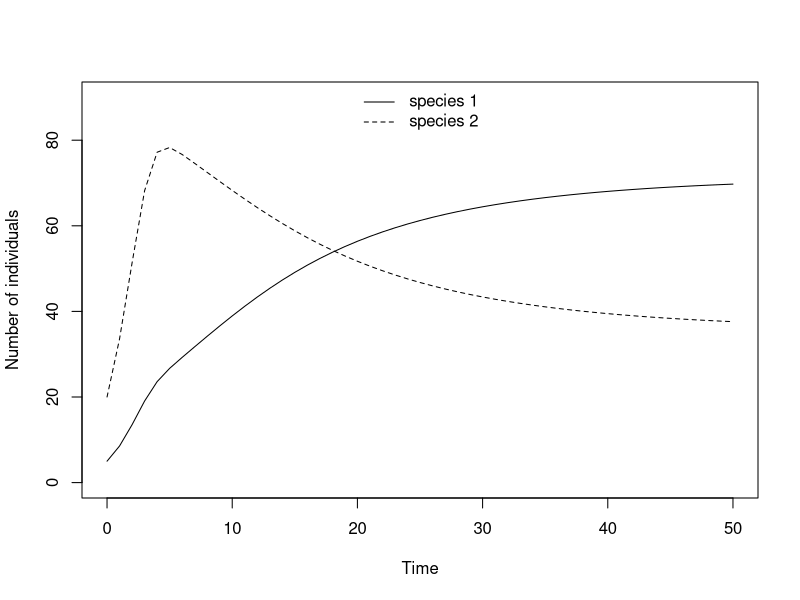
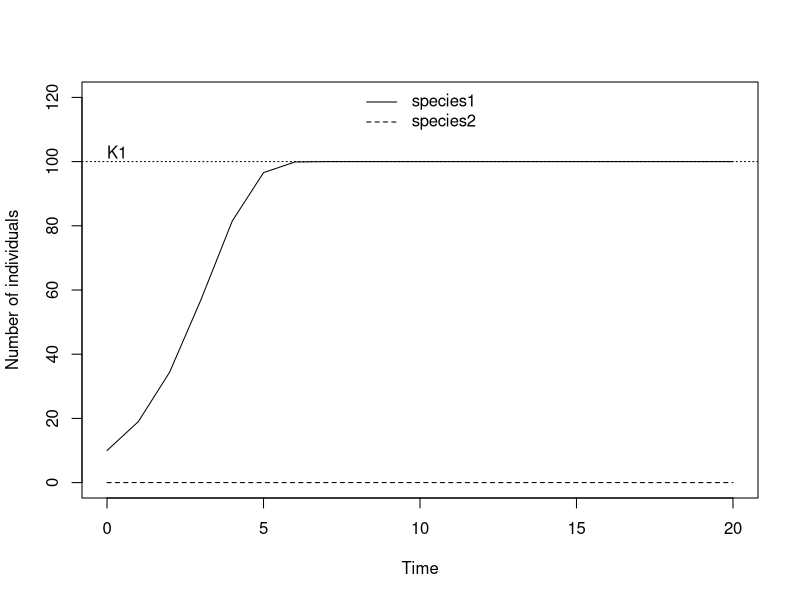
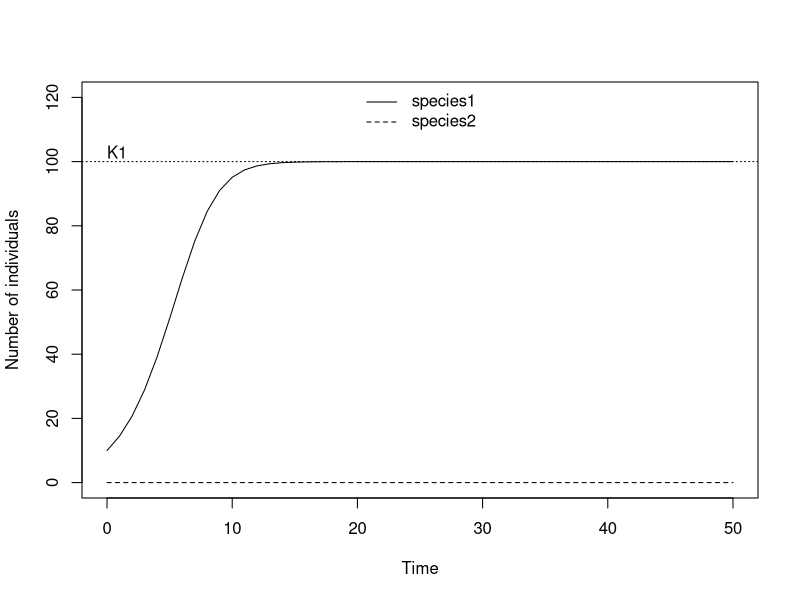
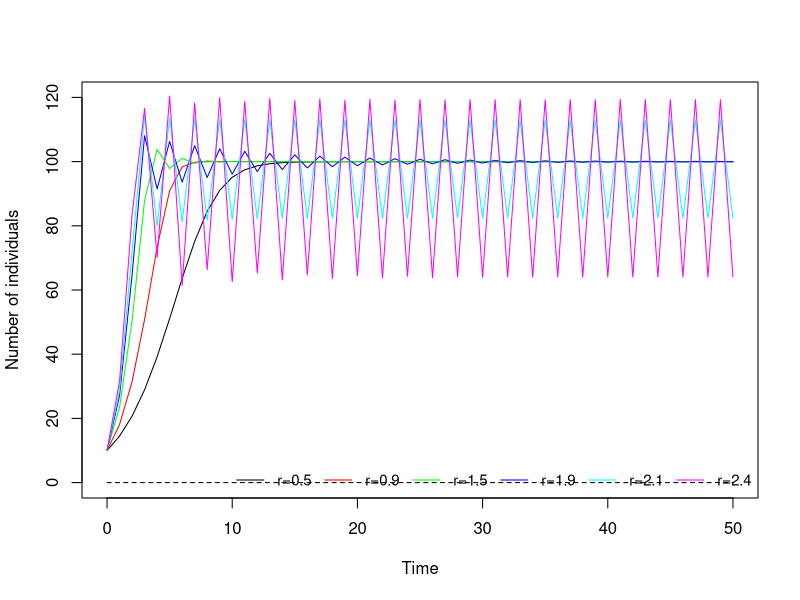
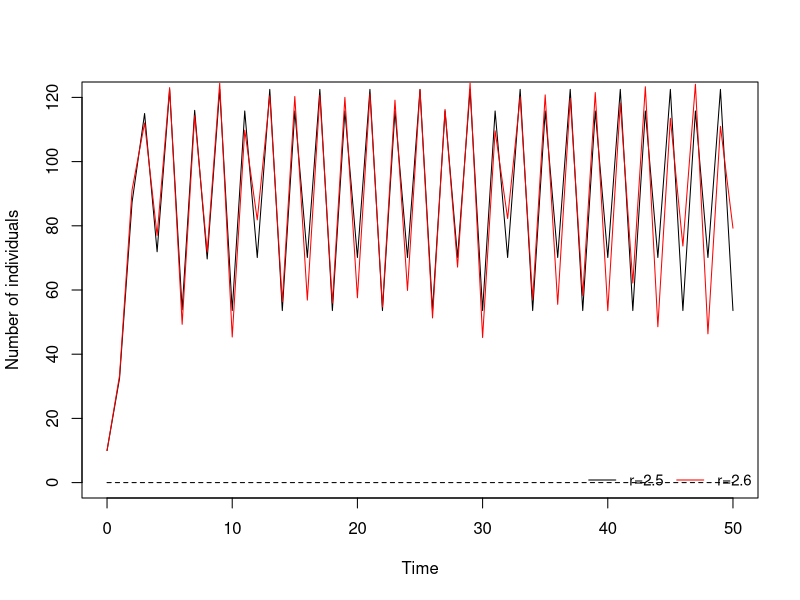
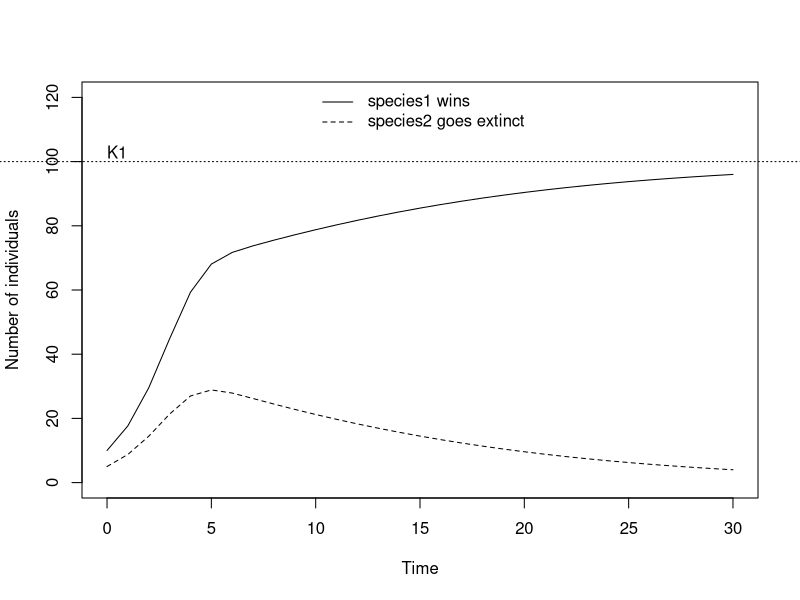
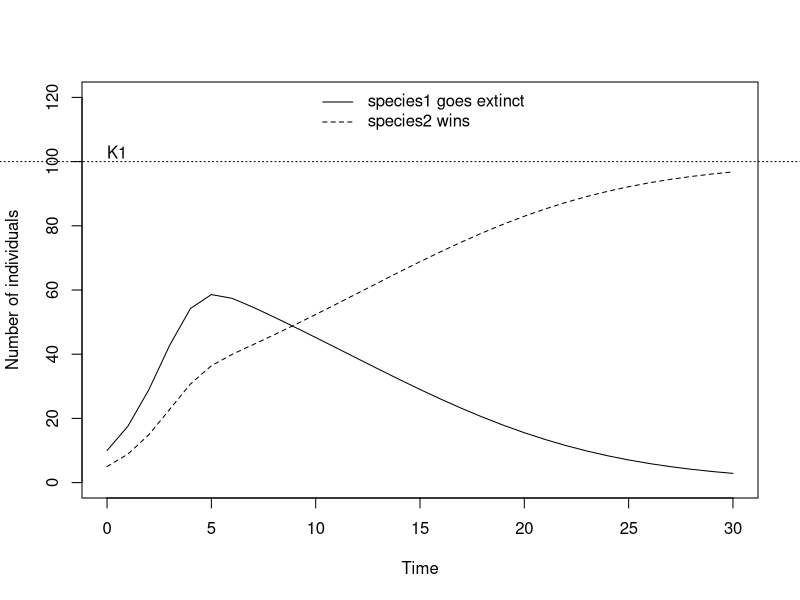
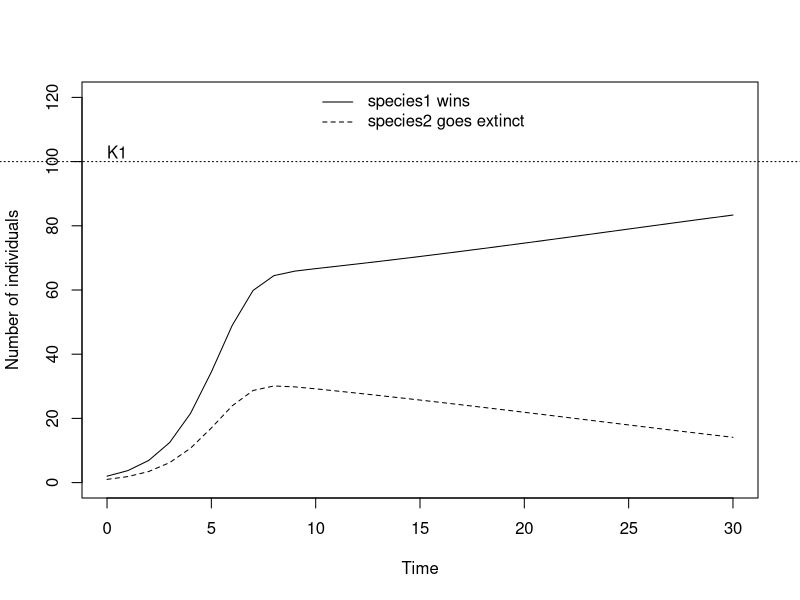

Here is the R script that generated these plots, in order:
## ---- chunk 1
knitr::opts_chunk$set(echo = TRUE)
## ---- chunk 2
LVcomp <- function(N, r1, r2, K1, K2, alpha, beta) {
  N1.t1 <- N[1] + r1 * N[1] * (1 - (N[1] + alpha * N[2])/K1)
  N2.t1 <- N[2] + r2 * N[2] * (1 - (N[2] + beta * N[1])/K2)
  c(N1.t1, N2.t1)
}
## ---- chunk 3
r1 <- .9 # intrinsic growth rate of species 1
r2 <- .9 # intrinsic growth rate of species 2
K1 <- 100 # carrying capacity of species 1
K2 <- 100 # carrying capacity of species 2
alpha <- 0.8 # competitive effect of species 2 on species 1
beta <- 0.9 # competitive effect of species 1 on species 2
N0 <- c(5, 20) # vector of initial population sizes, N1(0) and N2(0)
t <- 50 # number of time steps the simulation should run
## ---- chunk 4
N <- matrix(NA, nrow = t + 1, ncol = 2) # defines a matrix with two columns and t+1 rows in which the population vectors of the time series will be stored
N[1, ] <- N0 # enters the initial population vector into the first row of this matrix
for (i in 1:t) N[i + 1, ] <- LVcomp(N[i, ], r1, r2, K1, K2, alpha, beta) # this for-loop interates the population dynamics t-times
## ---- chunk 5
matplot(0:t, N, type = "l", lty = 1:2, col = 1, ylim = c(0, 90), ylab="Number of individuals", xlab="Time")
legend("top", c(expression("species 1 "), expression("species 2 ")), lty = 1:2, bty = "n")
## ---- chunk 6
r1 <- 1 # intrinsic growth rate of species 1
r2 <- 1.5 # intrinsic growth rate of species 2
K1 <- 100 # carrying capacity of species 1
K2 <- 100 # carrying capacity of species 2
alpha <- 0.8 # competitive effect of species 2 on species 1
beta <- 0.9 # competitive effect of species 1 on species 2
N0 <- c(10, 0) # vector of initial population sizes where N2(t=0)=0
t <- 20 # number of time steps the simulation should run
## ---- chunk 7
N <- matrix(NA, nrow = t + 1, ncol = 2) # defines a matrix in which the population vectors of the time series will be stored
N[1, ] <- N0 # enters the initial population vector as a column into this matrix
for (i in 1:t) N[i + 1, ] <- LVcomp(N[i, ], r1, r2, K1, K2, alpha, beta) # this for-loop interates the population dynamics t-times

matplot(0:t, N, type = "l", col = 1, ylim = c(0, 120), ylab="Number of individuals", xlab="Time")
abline(h = K1, lty = 3) # plots a line indicating the carrying capacity of species 1
text(0, K1+1, "K1", adj = c(0, 0))
legend("top", c(expression("species1 "), expression("species2")), lty = 1:2, bty = "n")
## ---- chunk 8
r1 <- 0.5 # intrinsic growth rate of species 1 is now increased
t <- 50

N <- matrix(NA, nrow = t + 1, ncol = 2) # defines a matrix in which the population vectors of the time series will be stored
N[1, ] <- N0 # enters the initial population vector as a column into this matrix
for (i in 1:t) N[i + 1, ] <- LVcomp(N[i, ], r1, r2, K1, K2, alpha, beta) # this for-loop interates the population dynamics t-times

N.r0p5 <- N # here I assign the matrix that contains the data for the new r-value to a new object, called N.r.0p5. When I plot the data with the following command I have to change the name of the matrix there accordingly.

matplot(0:t, N.r0p5, type = "l", col = 1, ylim = c(0, 120), ylab="Number of individuals", xlab="Time")
abline(h = K1, lty = 3) # plots a line indicating the carrying capacity of species 1
text(0, K1+1, "K1", adj = c(0, 0))
legend("top", c(expression("species1 "), expression("species2")), lty = 1:2, bty = "n")
## ---- chunk 9
# next r-value
r1 <- 0.5 # intrinsic growth rate of species 1 is now increased

N <- matrix(NA, nrow = t + 1, ncol = 2) # defines a matrix in which the population vectors of the time series will be stored
N[1, ] <- N0 # enters the initial population vector as a column into this matrix
for (i in 1:t) N[i + 1, ] <- LVcomp(N[i, ], r1, r2, K1, K2, alpha, beta) # this for-loop interates the population dynamics t-times

N.r0p5 <- N

# next r-value
r1 <- 0.9 # intrinsic growth rate of species 1 is now increased

N <- matrix(NA, nrow = t + 1, ncol = 2) # defines a matrix in which the population vectors of the time series will be stored
N[1, ] <- N0 # enters the initial population vector as a column into this matrix
for (i in 1:t) N[i + 1, ] <- LVcomp(N[i, ], r1, r2, K1, K2, alpha, beta) # this for-loop interates the population dynamics t-times

N.r0p9 <- N

# next r-value
r1 <- 1.5 # intrinsic growth rate of species 1 is now increased

N <- matrix(NA, nrow = t + 1, ncol = 2) # defines a matrix in which the population vectors of the time series will be stored
N[1, ] <- N0 # enters the initial population vector as a column into this matrix
for (i in 1:t) N[i + 1, ] <- LVcomp(N[i, ], r1, r2, K1, K2, alpha, beta) # this for-loop interates the population dynamics t-times

N.r1p5 <- N

# next r-value
r1 <- 1.9 # intrinsic growth rate of species 1 is now increased

N <- matrix(NA, nrow = t + 1, ncol = 2) # defines a matrix in which the population vectors of the time series will be stored
N[1, ] <- N0 # enters the initial population vector as a column into this matrix
for (i in 1:t) N[i + 1, ] <- LVcomp(N[i, ], r1, r2, K1, K2, alpha, beta) # this for-loop interates the population dynamics t-times

N.r1p9 <- N

# next r-value
r1 <- 2.1 # intrinsic growth rate of species 1 is now increased

N <- matrix(NA, nrow = t + 1, ncol = 2) # defines a matrix in which the population vectors of the time series will be stored
N[1, ] <- N0 # enters the initial population vector as a column into this matrix
for (i in 1:t) N[i + 1, ] <- LVcomp(N[i, ], r1, r2, K1, K2, alpha, beta) # this for-loop interates the population dynamics t-times

N.r2p1 <- N

# next r-value
r1 <- 2.4 # intrinsic growth rate of species 1 is now increased

N <- matrix(NA, nrow = t + 1, ncol = 2) # defines a matrix in which the population vectors of the time series will be stored
N[1, ] <- N0 # enters the initial population vector as a column into this matrix
for (i in 1:t) N[i + 1, ] <- LVcomp(N[i, ], r1, r2, K1, K2, alpha, beta) # this for-loop interates the population dynamics t-times

N.r2p4 <- N

# next r-value
r1 <- 2.5 # intrinsic growth rate of species 1 is now increased

N <- matrix(NA, nrow = t + 1, ncol = 2) # defines a matrix in which the population vectors of the time series will be stored
N[1, ] <- N0 # enters the initial population vector as a column into this matrix
for (i in 1:t) N[i + 1, ] <- LVcomp(N[i, ], r1, r2, K1, K2, alpha, beta) # this for-loop interates the population dynamics t-times

N.r2p5 <- N

# next r-value
r1 <- 2.6 # intrinsic growth rate of species 1 is now increased

N <- matrix(NA, nrow = t + 1, ncol = 2) # defines a matrix in which the population vectors of the time series will be stored
N[1, ] <- N0 # enters the initial population vector as a column into this matrix
for (i in 1:t) N[i + 1, ] <- LVcomp(N[i, ], r1, r2, K1, K2, alpha, beta) # this for-loop interates the population dynamics t-times

N.r2p6 <- N
## ---- chunk 10
matplot(0:t, N.r0p5, type = "l", col = 1, ylim = c(0, 120), ylab="Number of individuals", xlab="Time")
lines(0:t, N.r0p9[,1], type = "l", col = "red")
lines(0:t, N.r1p5[,1], type = "l", col = "green")
lines(0:t, N.r1p9[,1], type = "l", col = "blue")
lines(0:t, N.r2p1[,1], type = "l", col = "cyan")
lines(0:t, N.r2p4[,1], type = "l", col = "magenta")
par(xpd=TRUE) # adding this allows the legend to be placed outside the plotting area
legend("bottomright", legend=c("r=0.5", "r=0.9", "r=1.5", "r=1.9", "r=2.1", "r=2.4"), 
       col=c("black", "red", "green", "blue", "cyan", "magenta"), lty=c(1,1,1,1), bty="n", horiz=TRUE, cex=0.9)

matplot(0:t, N.r2p5, type = "l", col = 1, ylim = c(0, 120), ylab="Number of individuals", xlab="Time")
lines(0:t, N.r2p6[,1], type = "l", col = "red")
par(xpd=TRUE) # adding this allows the legend to be placed outside the plotting area
legend("bottomright", legend=c("r=2.5", "r=2.6"), 
       col=c("black", "red"), lty=c(1,1,1,1), bty="n", horiz=TRUE, cex=0.9)
## ---- chunk 11
r1 <- 1 # intrinsic growth rate of species 1
r2 <- 1.5 # intrinsic growth rate of species 2
K1 <- 100 # carrying capacity of species 1
K2 <- 100 # carrying capacity of species 2
alpha <- 0.8 # competitive effect of species 2 on species 1
beta <- 0.9 # competitive effect of species 1 on species 2
N0 <- c(10, 5) # vector of initial population sizes, N1(0) and N2(0)
t <- 30 # number of time steps the simulation should run
## ---- chunk 12
r1 <- 0.9 # intrinsic growth rate of species 1
r2 <- 0.9 # intrinsic growth rate of species 2
K1 <- 100 # carrying capacity of species 1
K2 <- 100 # carrying capacity of species 2
alpha <- 0.9 # competitive effect of species 2 on species 1
beta <- 1.1 # competitive effect of species 1 on species 2
N0 <- c(10, 5) # vector of initial population sizes, N1(0) and N2(0)
t <- 30 # number of time steps the simulation should run

N <- matrix(NA, nrow = t + 1, ncol = 2) # defines a matrix in which the population vectors of the time series will be stored
N[1, ] <- N0 # enters the initial population vector as a column into this matrix
for (i in 1:t) N[i + 1, ] <- LVcomp(N[i, ], r1, r2, K1, K2, alpha, beta) # this for-loop interates the population dynamics t-times

matplot(0:t, N, type = "l", col = 1, ylim = c(0, 120), ylab="Number of individuals", xlab="Time")
abline(h = K1, lty = 3) # plots a line indicating the carrying capacity of species 1
text(0, K1+1, "K1", adj = c(0, 0))
legend("top", c(expression("species1 wins"), expression("species2 goes extinct")), lty = 1:2, bty = "n")
## ---- chunk 13
alpha <- 1.2 # competitive effect of species 2 on species 1
beta <- 0.9 # competitive effect of species 1 on species 2
N0 <- c(10, 5) # vector of initial population sizes, N1(0) and N2(0)
t <- 30 # number of time steps the simulation should run

N <- matrix(NA, nrow = t + 1, ncol = 2) # defines a matrix in which the population vectors of the time series will be stored
N[1, ] <- N0 # enters the initial population vector as a column into this matrix
for (i in 1:t) N[i + 1, ] <- LVcomp(N[i, ], r1, r2, K1, K2, alpha, beta) # this for-loop interates the population dynamics t-times

matplot(0:t, N, type = "l", col = 1, ylim = c(0, 120), ylab="Number of individuals", xlab="Time")
abline(h = K1, lty = 3) # plots a line indicating the carrying capacity of species 1
text(0, K1+1, "K1", adj = c(0, 0))
legend("top", c(expression("species1 goes extinct"), expression("species2 wins")), lty = 1:2, bty = "n")
## ---- chunk 14
N0 <- c(2, 1) # vector of initial population sizes, N1(0) and N2(0)
alpha <- 1.1 # competitive effect of species 2 on species 1
beta <- 1.1 # competitive effect of species 1 on species 2
N <- matrix(NA, nrow = t + 1, ncol = 2) # defines a matrix in which the population vectors of the time series will be stored
N[1, ] <- N0 # enters the initial population vector as a column into this matrix
for (i in 1:t) N[i + 1, ] <- LVcomp(N[i, ], r1, r2, K1, K2, alpha, beta) # this for-loop interates the population dynamics t-times

matplot(0:t, N, type = "l", col = 1, ylim = c(0, 120), ylab="Number of individuals", xlab="Time")
abline(h = K1, lty = 3) # plots a line indicating the carrying capacity of species 1
text(0, K1+1, "K1", adj = c(0, 0))
legend("top", c(expression("species1 wins"), expression("species2 goes extinct")), lty = 1:2, bty = "n")

N0 <- c(1, 2) # vector of initial population sizes, N1(0) and N2(0)
alpha <- 1.1 # competitive effect of species 2 on species 1
beta <- 1.1 # competitive effect of species 1 on species 2
N <- matrix(NA, nrow = t + 1, ncol = 2) # defines a matrix in which the population vectors of the time series will be stored
N[1, ] <- N0 # enters the initial population vector as a column into this matrix
for (i in 1:t) N[i + 1, ] <- LVcomp(N[i, ], r1, r2, K1, K2, alpha, beta) # this for-loop interates the population dynamics t-times

matplot(0:t, N, type = "l", col = 1, ylim = c(0, 120), ylab="Number of individuals", xlab="Time")
abline(h = K1, lty = 3) # plots a line indicating the carrying capacity of species 1
text(0, K1+1, "K1", adj = c(0, 0))
legend("top", c(expression("species1 goes extinct"), expression("species2 wins")), lty = 1:2, bty = "n")
## ---- chunk 15
alpha <- 0.8 # competitive effect of species 2 on species 1
beta <- 0.9 # competitive effect of species 1 on species 2
N <- matrix(NA, nrow = t + 1, ncol = 2) # defines a matrix in which the population vectors of the time series will be stored
N[1, ] <- N0 # enters the initial population vector as a column into this matrix
for (i in 1:t) N[i + 1, ] <- LVcomp(N[i, ], r1, r2, K1, K2, alpha, beta) # this for-loop interates the population dynamics t-times

matplot(0:t, N, type = "l", col = 1, ylim = c(0, 120), ylab="Number of individuals", xlab="Time")
abline(h = K1, lty = 3) # plots a line indicating the carrying capacity of species 1
text(0, K1+1, "K1", adj = c(0, 0))
legend("top", c(expression("species1 "), expression("species2")), lty = 1:2, bty = "n")
## ---- chunk 16
N0 <- c(1, 1)
K1 <- 120 # carrying capacity of species 1
K2 <- 100 # carrying capacity of species 2
alpha <- 1.1 # competitive effect of species 2 on species 1
beta <- 0.9 # competitive effect of species 1 on species 2
t <- 50
N <- matrix(NA, nrow = t + 1, ncol = 2) # defines a matrix in which the population vectors of the time series will be stored
N[1, ] <- N0 # enters the initial population vector as a column into this matrix
for (i in 1:t) N[i + 1, ] <- LVcomp(N[i, ], r1, r2, K1, K2, alpha, beta) # this for-loop interates the population dynamics t-times

matplot(0:t, N, type = "l", col = 1, ylim = c(0, 150), ylab="Number of individuals", xlab="Time")
abline(h = K1, lty = 3) # plots a line indicating the carrying capacity of species 1
text(0, K1+1, "K1", adj = c(0, 0))
legend("top", c(expression("species1 wins"), expression("species2 goes extinct")), lty = 1:2, bty = "n")
## ---- chunk 17
r1 <- 1.9 # intrinsic growth rate of species 1
r2 <- 1.9 # intrinsic growth rate of species 2
K1 <- 100 # carrying capacity of species 1
K2 <- 100 # carrying capacity of species 2
alpha <- 0.9 # competitive effect of species 2 on species 1
beta <- 0.8 # competitive effect of species 1 on species 2
N0 <- c(10, 5) # vector of initial population sizes, N1(0) and N2(0)
t <- 30 # number of time steps the simulation should run

N <- matrix(NA, nrow = t + 1, ncol = 2)
N[1, ] <- N0
for (i in 1:t) N[i + 1, ] <- LVcomp(N[i, ], r1, r2, K1, K2, alpha, beta)

matplot(0:t, N, type = "l", col = 1, ylim = c(0, 120))
abline(h = K1, lty = 3)
text(0, K1, "K1", adj = c(0, 0)) 
legend("top", c(expression("species1 "), expression("species2")), lty = 1:2, bty = "n")
## ---- chunk 18
r1 <- 2.1 # intrinsic growth rate of species 1
r2 <- 2.1 # intrinsic growth rate of species 2
K1 <- 100 # carrying capacity of species 1
K2 <- 100 # carrying capacity of species 2
alpha <- 0.9 # competitive effect of species 2 on species 1
beta <- 0.8 # competitive effect of species 1 on species 2
N0 <- c(10, 5) # vector of initial population sizes, N1(0) and N2(0)
t <- 30 # number of time steps the simulation should run

N <- matrix(NA, nrow = t + 1, ncol = 2)
N[1, ] <- N0
for (i in 1:t) N[i + 1, ] <- LVcomp(N[i, ], r1, r2, K1, K2, alpha, beta)

matplot(0:t, N, type = "l", col = 1, ylim = c(0, 120))
abline(h = K1, lty = 3)
text(0, K1, "K1", adj = c(0, 0)) 
legend("top", c(expression("species1 "), expression("species2")), lty = 1:2, bty = "n")
## ---- chunk 19
c1 <- r1*(K1-alpha*K2)/((1-alpha*beta)*K1) # here, we define three different constants c1, c2 and c3
c2 <- r2*(K2-beta*K1)/((1-alpha*beta)*K2)
c3 <- (1 + (c1*c2*(1-alpha*beta))/4)
0 < (c1+c2)/2 # this is the first condition that has to be fulfilled for the coexistence equilibrium to be stable
(c1+c2)/2 < min(c3, 2) # this is the second condition that has to be fulfilled for the coexistence equilibrium to be stable
